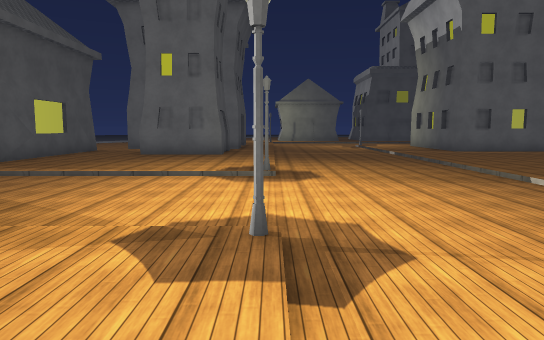
View 1 (above)

24 first-person views from a walk through a 3-D level made in the Unity game engine. The camera is 1.5 m above the floor, tilts 6° down and sees 70° across. The floor is counted in squares, 2 m on a side. Each view is taken from the middle of a square. On the plan, view 1 faces up. The plan holds only what a view shows up to about 12 squares ahead; the rest is blank. The place goes on beyond the plan. The player is left out. Some animated figures are left out. Surface patterns are stand-ins for the level's own textures.

View 2
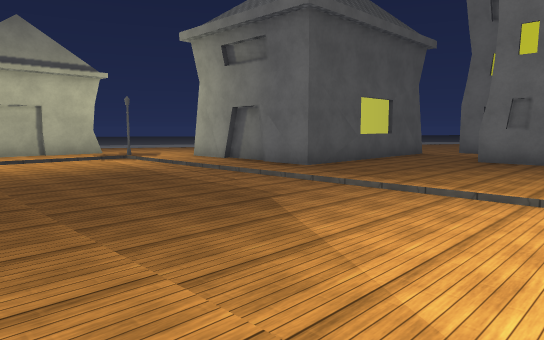

View 3
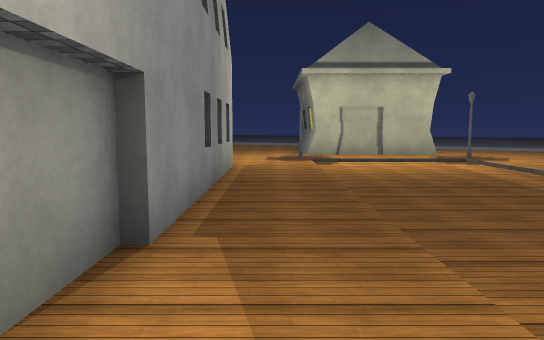

View 4
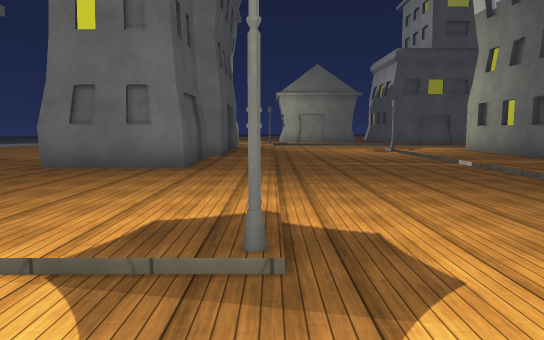

View 5
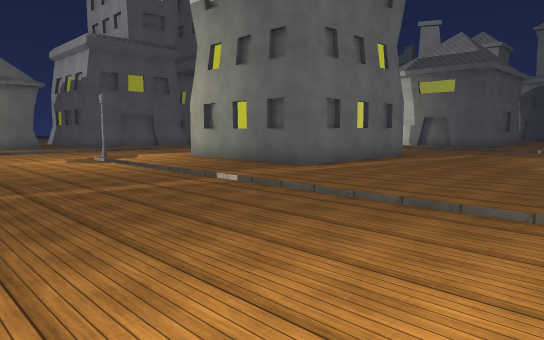

View 6
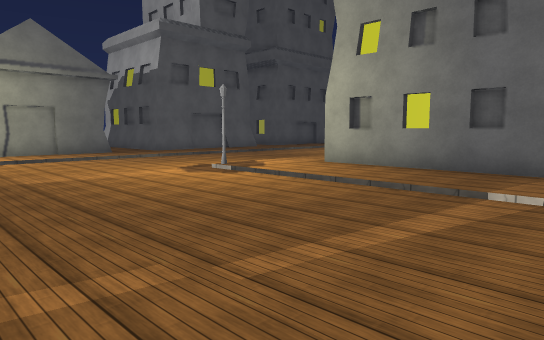

View 7
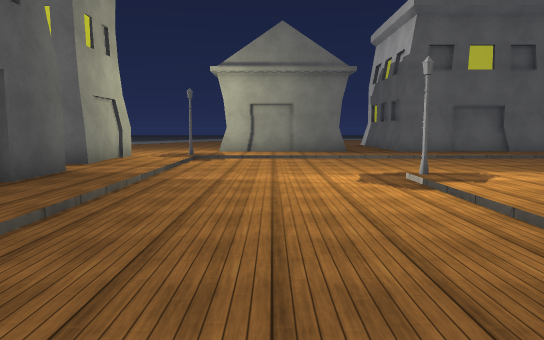

View 8
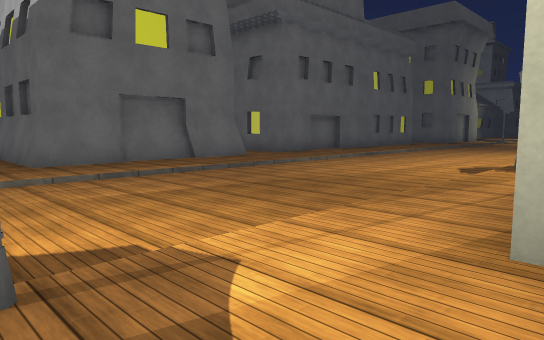

View 9
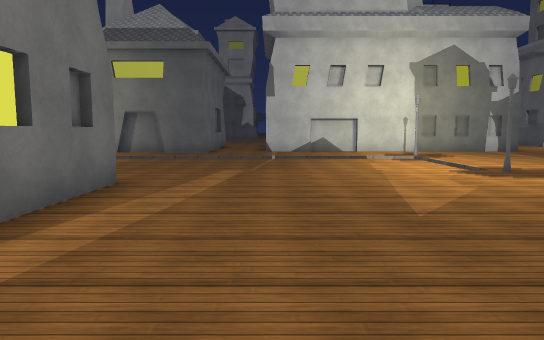

View 10
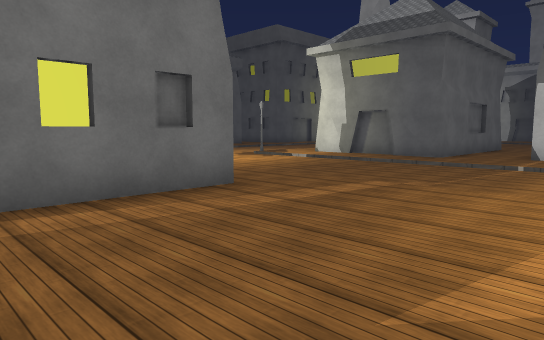

View 11
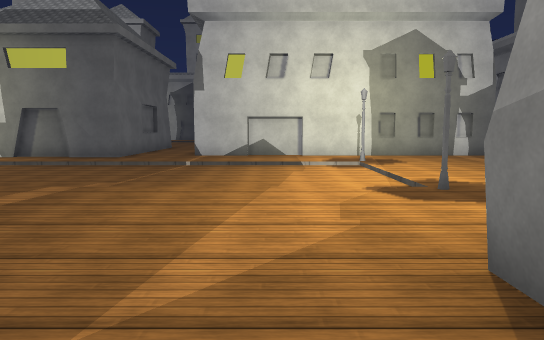

View 12
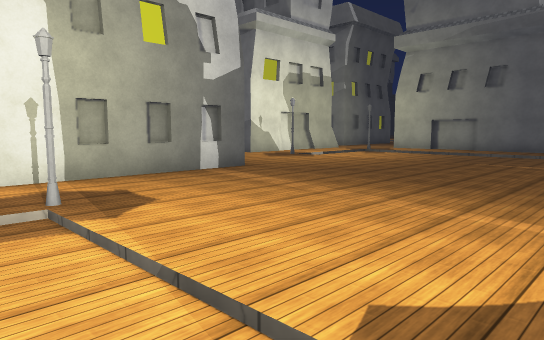

View 13
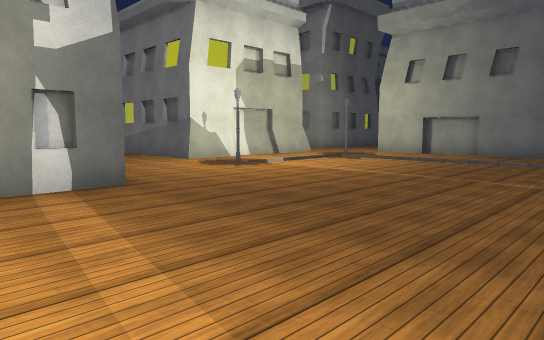

View 14
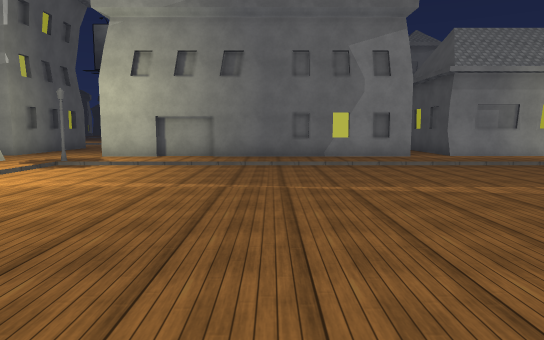

View 15
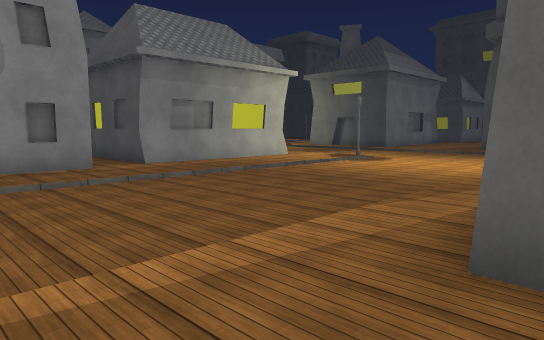

View 16
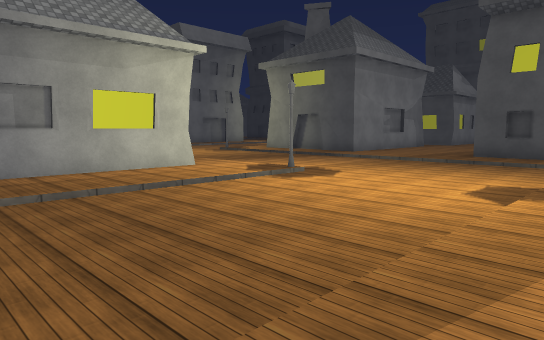

View 17
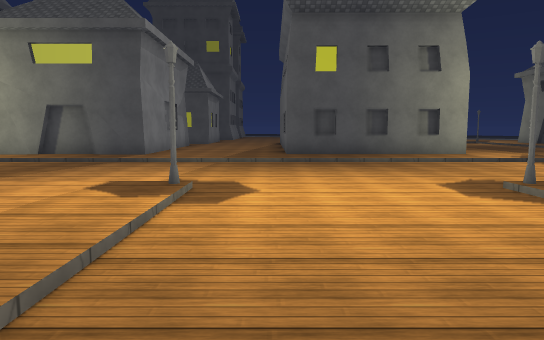

View 18
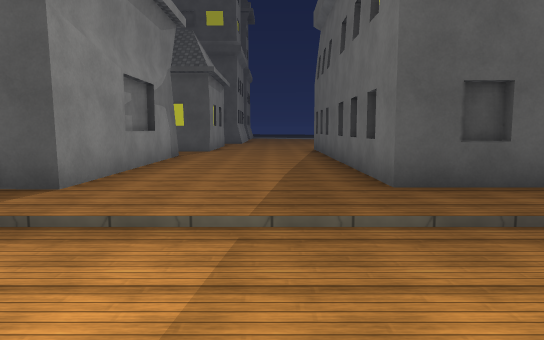

View 19
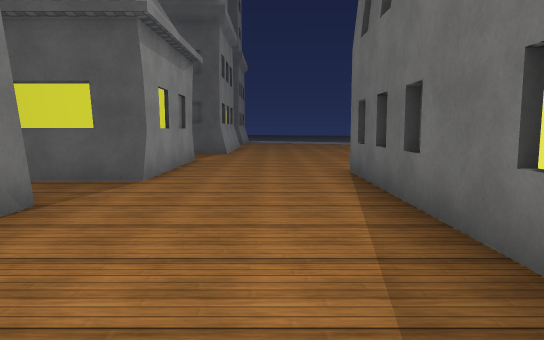

View 20
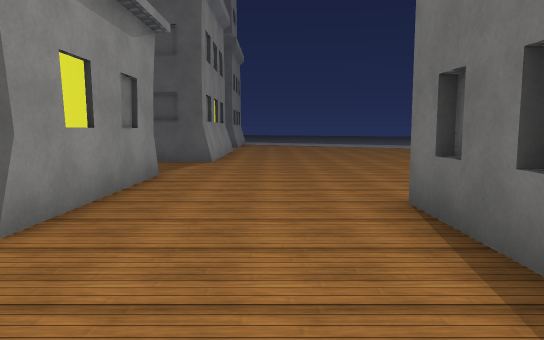

View 21
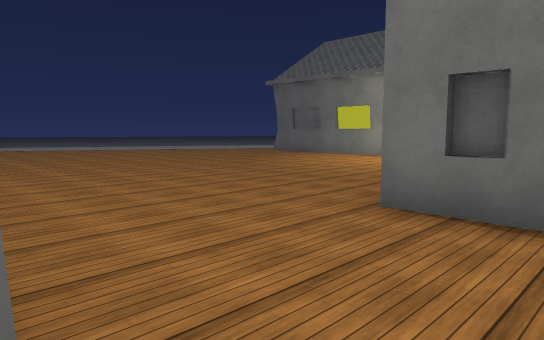

View 22
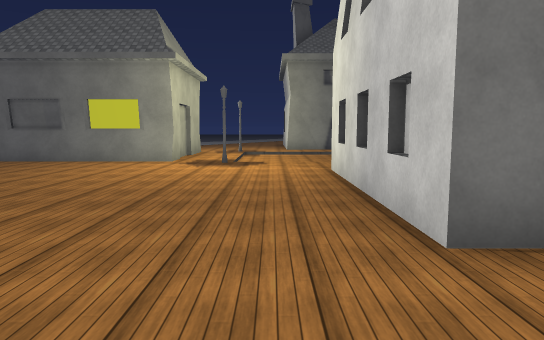

View 23
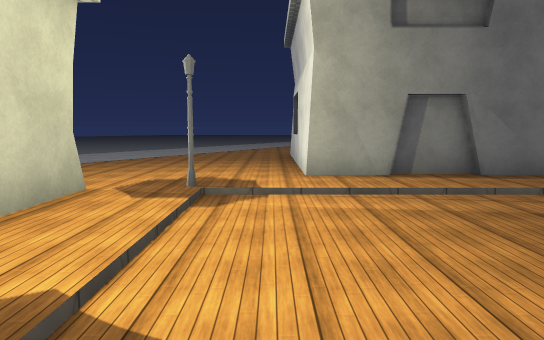

View 24
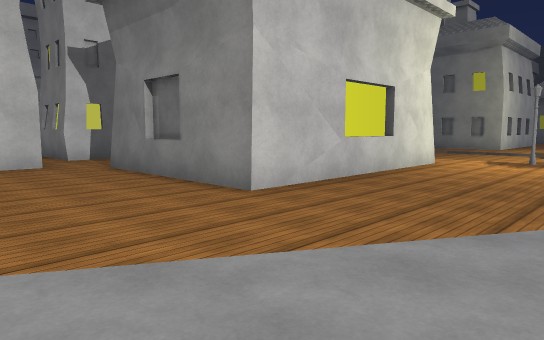

### Floor plan
Key: @ floor where view 1 was taken; # wall or solid block; . main floor; - floor 0.25 m lower than the main floor; / step, stairs or slope.
Columns run from 15 left of view 1 to 21 right of it. Each row starts with its distance up from view 1.
 26                      #     #
 25              ...####.#####.##
 24              .................
 23               .#///////////////
 22              #./----------------
 21              #./-----------------
 20              ../-----------------
 19              #./---#///////#--
 18              #./---/......   --
 17  ....  ..    #./---/..#      --/
 16  .........   #./---/..#     ---/.#
 15  .........## #./---/..#    /---/.#
 14 ...........###./---/..####./---/.#
 13 .....####..###./---/......./---/.###
 12 .....#  #..###./---/......./---/....
 11 .....#  #....../---/......./---/.#
 10 .....#  #....../---/......./---/.##
  9  ....####....../---/......./---/..#
  8  ............../---/..  #../---/.##
  7  ..#///////////#---/.    ..#///#.#
  6  #./---------------/       ......#
  5  #./---------------/       ......#
  4  #./---------------         .....#
  3 ##.#///////////#--          .....#
  2 .............../--          ........
  1 .....#########./--         #.........
  0 .....#       #.@---   ...............
 -1 .....#       #./---#///////////////#.
 -2 .....#       #./-------------------/.
 -3 .....#########./-------------------/.
 -4 .............../-------------------/.
 -5 .............../---#///////////////#.
 -6 .............../---/.................
 -7 #..####......../---/.#####.########..
 -8 #     #..#####./---/.    #.        ..
 -9       #      #./---      #
-10              #./-        #

Where each view was taken, in squares from view 1:
view 1: 0 up, 0 right, facing up
view 2: 2 up, 1 left, facing up-left
view 3: 2 up, 2 left, facing left
view 4: 5 up, 0 right, facing up
view 5: 8 up, 0 right, facing up-right
view 6: 12 up, 1 left, facing up-right
view 7: 13 up, 2 right, facing up
view 8: 17 up, 4 right, facing up-right
view 9: 11 up, 5 right, facing right
view 10: 9 up, 7 right, facing up-right
view 11: 9 up, 7 right, facing right
view 12: 8 up, 12 right, facing down-right
view 13: 5 up, 13 right, facing down-right
view 14: 4 up, 15 right, facing down
view 15: 1 up, 14 right, facing down-left
view 16: 0 up, 10 right, facing down-left
view 17: 4 down, 9 right, facing left
view 18: 5 down, 3 right, facing left
view 19: 5 down, 3 left, facing left
view 20: 5 down, 6 left, facing left
view 21: 7 down, 8 left, facing up-left
view 22: 6 down, 11 left, facing up
view 23: 2 up, 11 left, facing up
view 24: 17 up, 14 left, facing down-right
